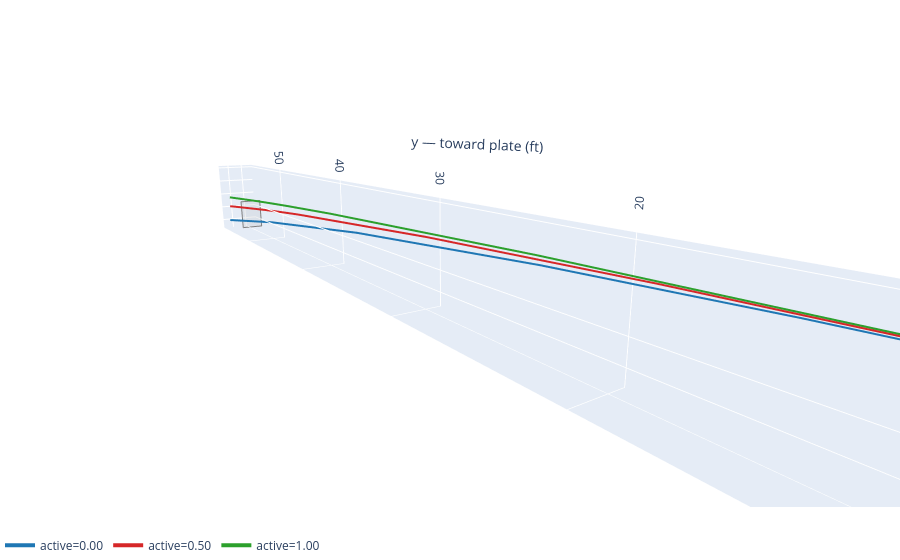

The notebook cell saved with this chart:
### Markdown cell above
## 3. Trajectories at three key fractions

### Code cell
key_indices = [0, 10, len(fractions) - 1]
subset = [trajs[i] for i in key_indices]
labels = [f"active={fractions[i]:.2f}" for i in key_indices]
fig3d = compare_pitches_3d(subset, labels=labels)
fig3d.show()

### Figure 1 — Plotly figure (JSON) as saved in the notebook; plotly's stock layout.template omitted (floating-point values rounded to 4 significant figures)
{"data": [{"color": "lightgray", "hoverinfo": "skip", "i": [0, 0], "j": [1, 2], "k": [2, 3], "name": "strike zone", "opacity": 0.18, "showlegend": false, "type": "mesh3d", "x": [-0.7083, 0.7083, 0.7083, -0.7083], "y": [55.0, 55.0, 55.0, 55.0], "z": [1.5, 1.5, 3.5, 3.5]}, {"hoverinfo": "skip", "line": {"color": "gray", "width": 2}, "mode": "lines", "name": "strike zone edge", "showlegend": false, "type": "scatter3d", "x": [-0.7083, 0.7083, 0.7083, -0.7083, -0.7083], "y": [55.0, 55.0, 55.0, 55.0, 55.0], "z": [1.5, 1.5, 3.5, 3.5, 1.5]}, {"line": {"color": "#1f77b4", "width": 4}, "mode": "lines", "name": "active=0.00", "type": "scatter3d", "x": [-1.5, -1.5, -1.5, -1.5, -1.502, -1.507, -1.527, -1.567, -1.619], "y": [0.0, 0.06494, 0.714, 7.16, 14.47, 21.49, 33.37, 45.31, 55.0], "z": [6.0, 5.999, 5.987, 5.829, 5.559, 5.206, 4.391, 3.288, 2.176]}, {"line": {"color": "#d62728", "width": 4}, "mode": "lines", "name": "active=0.50", "type": "scatter3d", "x": [-1.5, -1.5, -1.5, -1.5, -1.501, -1.505, -1.515, -1.517, -1.52, -1.521, -1.522, -1.522, -1.534, -1.537], "y": [0.0, 0.06495, 0.714, 7.165, 17.62, 27.56, 40.55, 42.56, 44.56, 45.29, 46.01, 46.71, 53.63, 55.0], "z": [6.0, 5.999, 5.987, 5.848, 5.522, 5.093, 4.339, 4.201, 4.059, 4.006, 3.953, 3.9, 3.342, 3.223]}, {"line": {"color": "#2ca02c", "width": 4}, "mode": "lines", "name": "active=1.00", "type": "scatter3d", "x": [-1.5, -1.5, -1.5, -1.5, -1.5, -1.5, -1.5, -1.5, -1.5, -1.5, -1.5], "y": [0.0, 0.06495, 0.714, 7.163, 21.69, 36.29, 42.17, 44.25, 46.32, 48.21, 55.0], "z": [6.0, 5.999, 5.987, 5.859, 5.468, 4.907, 4.627, 4.52, 4.409, 4.304, 3.895]}], "layout": {"legend": {"orientation": "h", "y": -0.05}, "margin": {"b": 0, "l": 0, "r": 0, "t": 30}, "scene": {"aspectmode": "data", "camera": {"eye": {"x": -1.4, "y": -2.0, "z": 0.6}}, "xaxis": {"title": {"text": "x — catcher's right (ft)"}}, "yaxis": {"title": {"text": "y — toward plate (ft)"}}, "zaxis": {"title": {"text": "z — up (ft)"}}}}}
